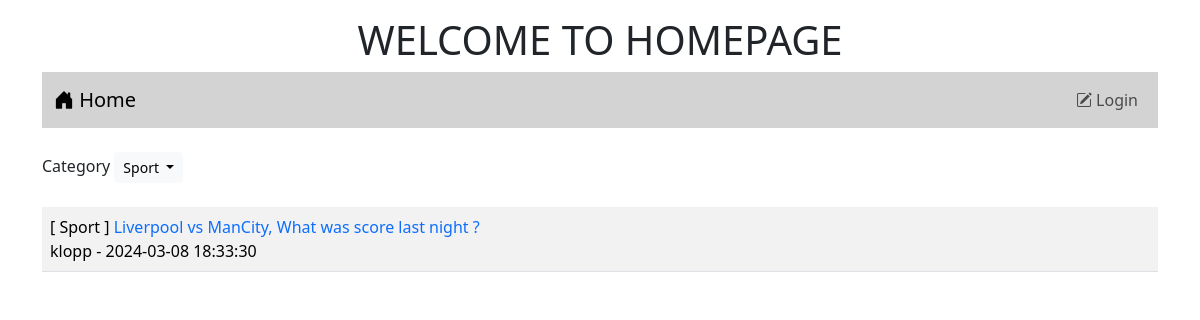
/index.php?category=3, run on the app's committed database.
### tables this page shows
CREATE TABLE `category` (
  `id` int(11) NOT NULL,
  `name` varchar(32) NOT NULL
);

CREATE TABLE `post` (
  `id` int(11) NOT NULL,
  `title` varchar(128) NOT NULL,
  `content` varchar(2048) NOT NULL,
  `post_date` datetime NOT NULL,
  `cat_id` int(11) NOT NULL,
  `user_id` int(11) NOT NULL
);

CREATE TABLE `user` (
  `id` int(11) NOT NULL,
  `login` varchar(32) NOT NULL,
  `password` varchar(64) NOT NULL,
  `name` varchar(64) NOT NULL,
  `gender` char(1) NOT NULL,
  `email` varchar(32) NOT NULL,
  `role` char(1) NOT NULL
);

### index.php (the view, shortened to what this page needs)
<!DOCTYPE html>
<html lang="en">
<head>
    <link href="https://cdn.jsdelivr.net/npm/bootstrap@5.3.2/dist/css/bootstrap.min.css" rel="stylesheet">
    <link rel="stylesheet" href="https://cdn.jsdelivr.net/npm/bootstrap-icons@1.11.3/font/bootstrap-icons.min.css">
</head>
<body>
    <div class="container-lg">
        <h1 style="text-align: center;" class="mt-3">WELCOME TO HOMEPAGE</h1>
        <?php include "nav.php" ?>
        <div class="mt-4 d-flex justify-content-between">
        <div>
        <label>Category</label>
        <div class="btn-group">
            <button type="button" class="btn btn-light btn-sm dropdown-toggle" data-bs-toggle="dropdown" aria-expanded="false">
                <?php
                    if (isset($_GET['category']) && $_GET['category'] != 'all') {
                        $conn = new PDO("mysql:host=localhost;dbname=webboard;charset=utf8","root","");
                        $sql = "SELECT name FROM category WHERE id = " . $_GET['category'];
                        $result = $conn->query($sql);
                        $row = $result->fetch();
                        echo $row['name'];
                    } else {
                        echo '-- ALL --';
                    }
                ?>
            </button>
        </div>
    </div>
        </div>
        <table class="table table-striped mt-4">
            <?php
                $conn = new PDO("mysql:host=localhost;dbname=webboard;charset=utf8","root","");
                $category_condition = (isset($_GET['category']) && $_GET['category'] != 'all') ? 'WHERE t3.id = ' . $_GET['category'] : '';
                $sql = "SELECT t3.name, t1.title, t1.id, t2.login, t1.post_date FROM post as t1
                    INNER JOIN user as t2 ON (t1.user_id = t2.id)
                    INNER JOIN category as t3 ON (t1.cat_id = t3.id)
                    $category_condition
                    ORDER BY t1.post_date DESC";
                $result = $conn->query($sql);
                while ($row = $result->fetch()) {
                    echo "<tr>";
                    echo "<td>[ $row[0] ] <a href=post.php?id=$row[2] style=text-decoration:none>$row[1]</a><br>$row[3] - $row[4]</td>";
                    echo "</td></tr>";
                }
            ?>
        </table>
    </div>
</body>
</html>

### data on the page
category: name "Sport"
post: category.name "Sport", title "Liverpool vs ManCity, What was score last night ?", user.login "klopp", post_date "2024-03-08 18:33:30"
